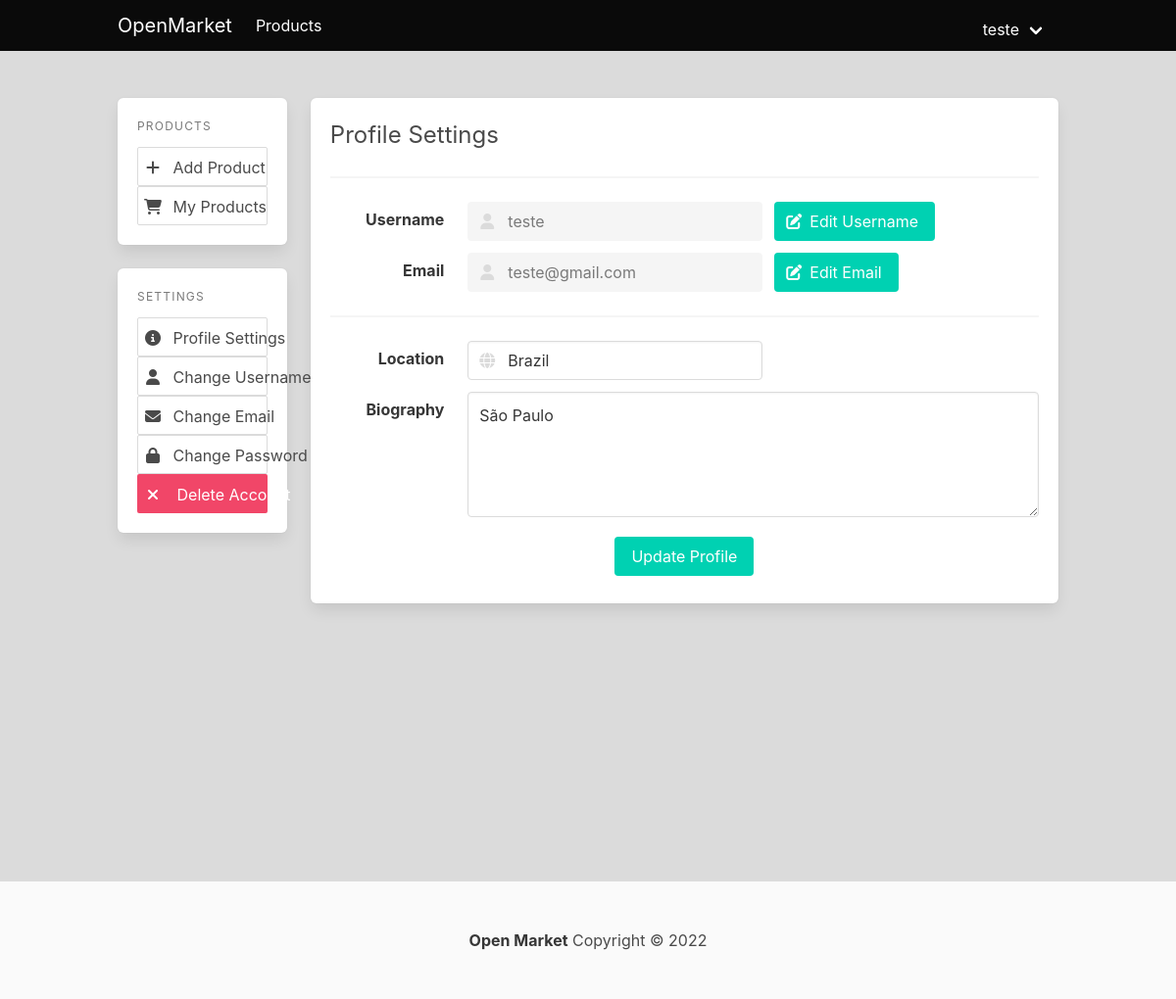
Page /account (signed in) on the committed database.
### openmarket/models.py (models this page shows, shortened)
class Base(BaseModel):
    __abstract__ = True
    created = db.Column(db.DateTime, nullable=False, server_default=db.func.now())
    modified = db.Column(
        db.DateTime, nullable=False, server_default=db.func.now(), onupdate=db.func.now()
    )

class User(Base, UserMixin):
    id = db.Column(db.Integer, primary_key=True)
    username = db.Column(db.String(25), unique=True, nullable=False)
    display_name = db.Column(db.String(120), unique=False, nullable=False)
    email = db.Column(db.String(100), unique=True, nullable=False)
    bio = db.Column(db.String, nullable=True)
    password = db.Column(db.String(60), nullable=False)
    is_admin = db.Column(db.Boolean, default=False, nullable=False)
    phone = db.Column(db.String, nullable=False)
    gender = db.Column(db.String, nullable=True, default=None)
    birthday = db.Column(db.Date, nullable=True)
    location = db.Column(db.String, nullable=True)
    products = db.relationship("Product", back_populates="seller")
    favorites = db.relationship("Favorites")

### openmarket/routes.py (the view)
@app.route("/account", methods=["GET", "POST"])
@login_required
def account():
    form = EditProfileForm()
    if request.method == "GET":
        load_form(form, current_user)
    if form.validate_on_submit():
        edit_user(current_user, form)
        db.session.commit()
        flash("Profile updated successfully", "success")
    return render_template("user/account/account.html", form=form)

### openmarket/forms.py
class EditProfileForm(FlaskForm):
    location = StringField("Location")
    bio = TextAreaField("Biography")

### openmarket/models.py (called while the page is built)
@login_manager.user_loader
def load_user(user_id):
    return db.session.execute(db.select(User).where(User.id == user_id)).scalar()

### openmarket/utils.py (called while the page is built)
def load_form(form: FlaskForm, user: User):
    for attr in form.__dict__:
        if not hasattr(user, attr) or attr.startswith("_"):
            continue
        value = getattr(user, attr)
        print(f"Setting form attribute {attr} to {value}")
        getattr(form, attr).data = value

### openmarket/templates/user/account/account.html (shortened to what this page needs)
{% extends "user/account/base_account.html" %}
{% from "_form_utils.html" import render_horizontal_date_field, render_hfield_icon_left, render_hselect %}
{% block page_content %}
  <div class="section-header">
    <p class="is-size-4">Profile Settings</p>
    <hr>
  </div>
  <form method="post" action="{{ url_for('account') }}">
    <div class="field is-horizontal">
      <div class="field-label is-normal">
        <label class="label">Username</label>
      </div>
      <div class="field-body">
        <div class="field is-narrow">
          <div class="control is-expanded has-icons-left">
            <input class="input"
                   type="text"
                   disabled
                   value="{{ current_user.username }}">
            <span class="icon is-small is-left">
            </span>
          </div>
        </div>
        <div class="field">
          <div class="control is-expanded">
            <a href="{{ url_for('change_username') }}" class="button is-primary">
              <span class="icon"><i class="fa fa-edit"></i></span>
              <span>Edit Username</span>
            </a>
          </div>
        </div>
      </div>
    </div>
    <div class="field is-horizontal">
      <div class="field-label is-normal">
        <label class="label">Email</label>
      </div>
      <div class="field-body">
        <div class="field is-narrow">
          <div class="control is-expanded has-icons-left">
            <input class="input" type="text" disabled value="{{ current_user.email }}">
            <span class="icon is-small is-left">
            </span>
          </div>
        </div>
        <div class="field">
          <div class="control is-expanded">
            <a href="{{ url_for('change_email') }}" class="button is-primary">
              <span class="icon"><i class="fa fa-edit"></i></span>
              <span>Edit Email</span>
            </a>
          </div>
        </div>
      </div>
    </div>
    <hr>
    {{ render_hfield_icon_left(form.location, "fa-globe") }}
    {{ render_hfield_icon_left(form.bio, field_type="textarea", size="is-fullwidth") }}
    <div class="field p-2">
      <div class="control has-text-centered">
        <button type="submit" class="button is-primary">Update Profile</button>
      </div>
    </div>
  </form>
{% endblock page_content %}

### openmarket/templates/_form_utils.html (shortened to what this page needs)
{% macro render_hfield_icon_left(field, icon="", field_type="input", size="is-narrow") %}
  <div class="field is-horizontal">
    <div class="field-label is-normal">{{ field.label(class_="label") }}</div>
    <div class="field-body">
      <div class="field {{ size }}">
        <div class="control has-icons-left">
          {% set type = " is-danger" if field.errors else "" %}
          {{ field(class_=field_type + type) }}
          {% if icon %}
            <span class="icon is-small is-left">
            </span>
          {% endif %}
        </div>
      </div>
    </div>
  </div>
{% endmacro %}

### openmarket/templates/base.html (shortened to what this page needs)
<!DOCTYPE html>
<html lang="en">
  <head>
    <link rel="stylesheet"
          href="https://cdn.jsdelivr.net/npm/bulma@0.9.4/css/bulma.min.css"/>
    <link rel="stylesheet"
          href="https://cdnjs.cloudflare.com/ajax/libs/font-awesome/6.2.0/css/all.min.css"/>
    <link rel="stylesheet"
          href="{{ url_for('static', filename='css/bulma-list.css') }}"/>
    <link rel="stylesheet"
          href="{{ url_for('static', filename='css/style.css') }}"/>
  </head>
  <body >
    <header>
      <nav class="navbar is-black"
           role="navigation"
           aria-label="main navigation">
        <div class="container">
          <div class="navbar-brand">
            <a href="{{ url_for('index') }}" class="navbar-item is-size-5">OpenMarket</a>
          </div>
          <div class="navbar-menu" id="nav-menu">
            <div class="navbar-start">
              <a href="{{ url_for('products') }}" class="navbar-item">Products</a>
            </div>
            <div class="navbar-end">
              <div class="navbar-item">
                <div class="buttons">
                  {% if current_user.is_authenticated %}
                    <div class="navbar-item has-dropdown is-hoverable">
                      <a class="navbar-link">{{ current_user.username }}</a>
                    </div>
                  {% else %}
                    <a href="{{ url_for('login') }}" class="button is-primary">Login</a>
                    <a href="{{ url_for('register') }}" class="button is-light">Sign Up</a>
                  {% endif %}
                </div>
              </div>
            </div>
          </div>
        </div>
      </nav>
    </header>
    <main>
      {% block content %}
      {% endblock content %}
    </main>
    <footer class="footer mt-6">
      <div class="content has-text-centered">
        <p>
          <strong>Open Market</strong> Copyright &copy; 2022
        </p>
      </div>
    </footer>
  </body>
</html>

### openmarket/static/css/style.css (style rules this page uses)
html, body, main { background: hsl(0, 0%, 86%); width: 100%; height: 100vh; }
.footer { padding: 3rem; }

### rows in the picture
User: username "teste", email "teste@gmail.com", location "Brazil", bio "São Paulo"

### other values in the picture
{{ text }} "Add Product My Products Profile Settings Change Username Change Email Change Password"
{{ field.label(class_="label") }} "Location Biography"
